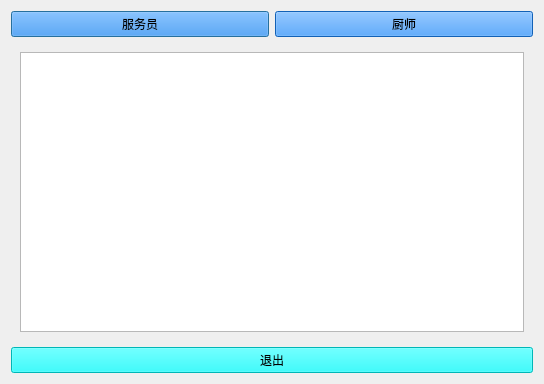
<?xml version="1.0" encoding="UTF-8"?>
<ui version="4.0">
 <class>manager</class>
 <widget class="QDialog" name="manager">
  <property name="geometry">
   <rect>
    <x>0</x>
    <y>0</y>
    <width>544</width>
    <height>384</height>
   </rect>
  </property>
  <property name="windowTitle">
   <string>经理</string>
  </property>
  <property name="styleSheet">
   <string notr="true">QDialog{
	background-image: url(:/image1/图片/38809f6c95008063.jpg);
}

QPushButton{
background-color: rgb(85, 255, 255);	}

font: 75 12pt &quot;楷体&quot;;</string>
  </property>
  <layout class="QVBoxLayout" name="verticalLayout_2">
   <item>
    <layout class="QHBoxLayout" name="horizontalLayout">
     <item>
      <widget class="QPushButton" name="pushButton_2">
       <property name="styleSheet">
        <string notr="true">font: 75 12pt &quot;楷体&quot;;
background-color: rgb(25, 136, 255);</string>
       </property>
       <property name="text">
        <string>服务员</string>
       </property>
      </widget>
     </item>
     <item>
      <widget class="QPushButton" name="pushButton">
       <property name="styleSheet">
        <string notr="true">font: 75 12pt &quot;楷体&quot;;
background-color: rgb(25, 136, 255);</string>
       </property>
       <property name="text">
        <string>厨师</string>
       </property>
      </widget>
     </item>
    </layout>
   </item>
   <item>
    <widget class="QStackedWidget" name="stackedWidget">
     <property name="styleSheet">
      <string notr="true">QStackedWidget{
	background-image: url(:/image1/图片/b467ec84f3d6ecb6-d09a660dba031690-9f5174a42ab4a04620d2ad7b88370212.jpg);}</string>
     </property>
     <property name="currentIndex">
      <number>1</number>
     </property>
     <widget class="QWidget" name="page">
      <layout class="QVBoxLayout" name="verticalLayout">
       <item>
        <widget class="QTableView" name="tableView">
         <property name="styleSheet">
          <string notr="true">QTableView{
	border-image: url(:/image1/图片/d84df8aacf4e21bd.jpg);}</string>
         </property>
        </widget>
       </item>
      </layout>
     </widget>
     <widget class="QWidget" name="page_2">
      <layout class="QVBoxLayout" name="verticalLayout_3">
       <item>
        <widget class="QTableView" name="tableView_2">
         <property name="styleSheet">
          <string notr="true">QTableView{
	background-image: url(:/image1/图片/636f0b10610705a3.jpg);}</string>
         </property>
        </widget>
       </item>
      </layout>
     </widget>
    </widget>
   </item>
   <item>
    <widget class="QPushButton" name="pushButton_3">
     <property name="styleSheet">
      <string notr="true">background-color: rgb(0, 255, 255);
font: 75 12pt &quot;楷体&quot;;</string>
     </property>
     <property name="text">
      <string>退出</string>
     </property>
    </widget>
   </item>
  </layout>
 </widget>
 <resources/>
 <connections/>
</ui>
